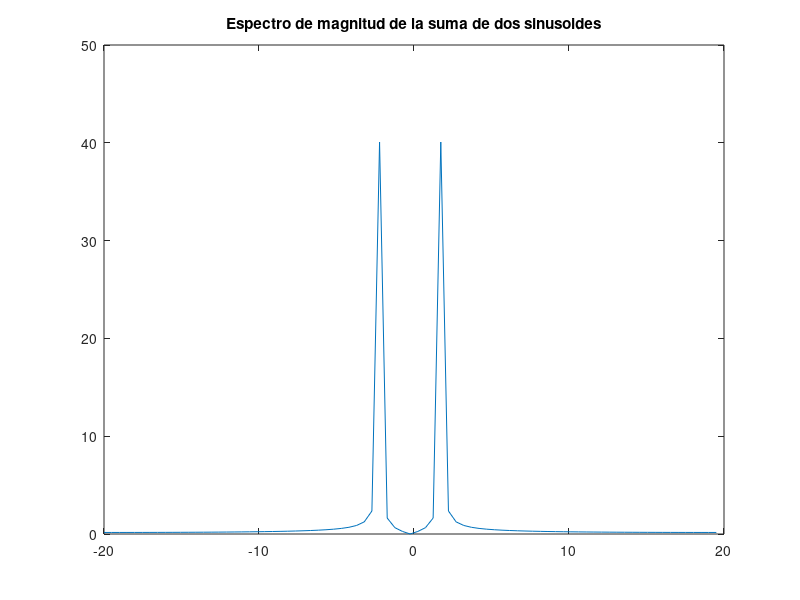

Here is the MATLAB script that generated this plot:
% Calcule y grafique el espectro de magnitud de la suma de dos sinusoides 
% (utilice el algoritmo fft de matlab)

% Frecuencias para los senos
f1 = 2;
f2 = 20;

% Frec de muertreo de Nyquist
fs = 2 * f2;

% Periodo y vector de tiempos y frecuencias
T = 1 / fs;
t = -1:T:1;
N = length(t);
f = -fs/2:fs/N:(fs/2 - fs/N);

% Dominio frecuencial
w1 = 2 * pi * f1;
w2 = 2 * pi * f2;

% Calculo los valores de los senos y los sumo
y1 = sin(w1 * t);
y2 = -10 * sin(w2 * t);
y = y1 + y2;

% DFT
TF = fftshift(abs(fft(y)));

% Plot
plot(f, TF); 
title('Espectro de magnitud de la suma de dos sinusoides');